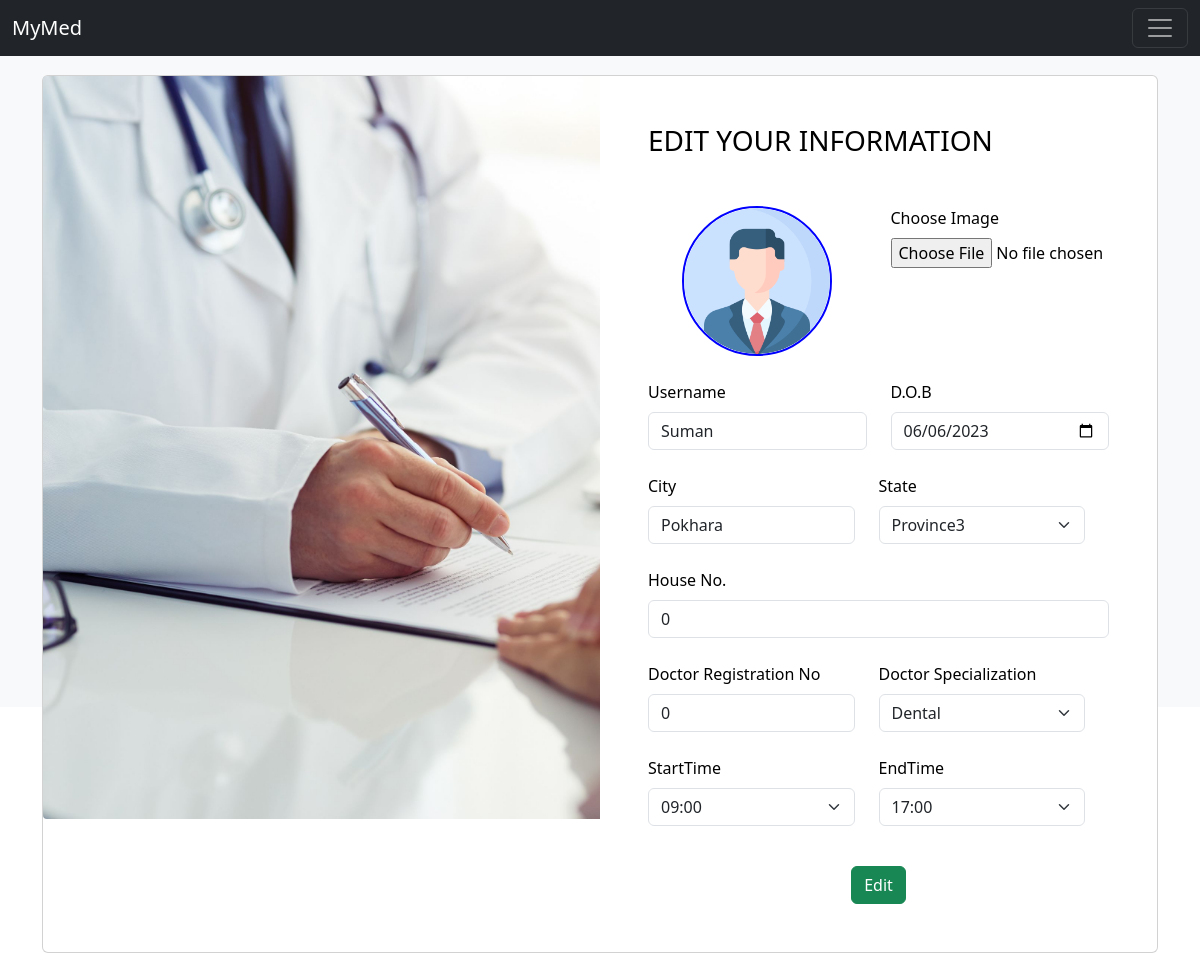
The page /Doctor/doctoredit.php (signed in) on the database its author committed.
### tables this page shows
CREATE TABLE `doctordetails` (
  `Did` int(11) NOT NULL,
  `LoginId` int(11) NOT NULL,
  `City` varchar(255) NOT NULL DEFAULT 'Pokhara',
  `State` varchar(255) NOT NULL DEFAULT 'Province3',
  `HouseNo` int(11) NOT NULL DEFAULT 0,
  `Registration` int(11) NOT NULL DEFAULT 0,
  `Specialization` varchar(255) NOT NULL DEFAULT 'General',
  `Mobile` bigint(11) NOT NULL DEFAULT 99999999,
  `ProfilePicture` varchar(255) NOT NULL DEFAULT 'PP1.png',
  `starttime` time NOT NULL DEFAULT '09:00:00',
  `endtime` time NOT NULL DEFAULT '17:00:00'
);

CREATE TABLE `logintable` (
  `LoginId` int(11) NOT NULL,
  `Username` varchar(50) NOT NULL,
  `Email` varchar(50) NOT NULL,
  `Password` varchar(255) NOT NULL,
  `D.O.B` date NOT NULL,
  `Gender` varchar(10) NOT NULL,
  `Role` varchar(10) NOT NULL,
  `AccountCreation` datetime NOT NULL DEFAULT current_timestamp(),
  `verificationcode` varchar(255) NOT NULL,
  `isverified` int(11) NOT NULL DEFAULT 0,
  `certificate` varchar(300) NOT NULL,
  `verifieddoctor` int(11) NOT NULL DEFAULT 0,
  `userdelete` int(11) NOT NULL DEFAULT 0
);

### Doctor/doctoredit.php (the view, shortened to what this page needs)
<?php
include '../bootstrap.php';
include 'docwelcome.php';
$Loginid = "";
if (isset($_SESSION['docid'])) {
  $Loginid = $_SESSION['docid'];
}
?>
<!DOCTYPE html>
<html lang="en">
<head>
</head>
<body>
  <?php
  $dob = "";
  $city = "";
  $state = "";
  $houseNo = "";
  $registration = "";
  $specialization = "";
  $profilePicture = "";
  require('../connection.php');
  $sql3 = "SELECT lt.Username, lt.`D.O.B`, dd.City, dd.State, dd.HouseNo, dd.Registration, dd.Specialization, dd.Mobile, dd.starttime,dd.endtime,dd.ProfilePicture
FROM logintable lt
JOIN doctordetails dd ON lt.LoginId = dd.LoginId
WHERE lt.LoginId = '$Loginid'";
  $result = mysqli_query($conn, $sql3);
  while ($row = mysqli_fetch_array($result)) {
    $username = $row['Username'];
    $dob = $row['D.O.B'];
    $city = $row['City'];
    $state = $row['State'];
    $houseNo = $row['HouseNo'];
    $registration = $row['Registration'];
    $specialization = $row['Specialization'];
    $profilePicture = "../profilepicture/" . $row['ProfilePicture'];
    $starttime = $row['starttime'];
    $endtime = $row['endtime'];
  }
  ?>
  <br>
  <form id="editForm" class="row g-3 mt-5" action="doctoreditcode.php" method="POST" enctype="multipart/form-data">
    <section class="h-100 bg-light custom-margin">
      <div class="container py-5 h-100">
        <div class="row d-flex justify-content-center align-items-center h-100">
          <div class="col pt-3">
            <div class="card card-registration my-4">
              <div class="row g-0">
                <div class="col-xl-6 d-none d-xl-block">
                  <img src="../profilepicture/test.jpg"
                    alt="Sample photo" class="img-fluid"
                    style="border-top-left-radius: .25rem; border-bottom-left-radius: .25rem;" />
                </div>
                <div class="col-xl-6">
                  <div class="card-body p-md-5 text-black">
                    <h3 class="mb-5 text-uppercase">Edit Your Information</h3>
                    <div class="row">
                      <div class="col-md-6 mb-4">
                        <div class="d-flex justify-content-center">
                          <div class="rounded-circle overflow-hidden"
                            style="width: 150px; height: 150px; border: 2px solid blue;">
                            <img id="profilePicture" src=<?= $profilePicture; ?> alt="Profile Picture"
                              class="img-fluid rounded-circle" style="object-fit: cover; width: 100%; height: 100%;"
                              value="<?php echo $profilePicture ?>">
                          </div>
                        </div>
                      </div>
                      <div class="col-md-6 mb-4">
                        <div class="form-outline">
                          <label for="chooseimg" class="form-label">Choose Image</label>
                          <input type="file" name="chooseimg" id="chooseimg">
                        </div>
                      </div>
                    </div>
                    <div class="row">
                      <div class="col-md-6 mb-4">
                        <div class="form-outline">
                          <label for="Username" class="form-label">Username</label>
                          <input type="text" class="form-control" name="username" id="Username"
                            value="<?php echo $username ?>">
                        </div>
                      </div>
                      <div class="col-md-6 mb-4">
                        <div class="form-outline">
                          <label for="date" class="form-label">D.O.B</label>
                          <input type="date" class="form-control" name="date" id="date" value="<?php echo $dob ?>">
                        </div>
                      </div>
                      <div class="row">
                        <div class="col-md-6 mb-4">
                          <div class="form-outline">
                            <label for="inputCity" class="form-label">City</label>
                            <input type="text" class="form-control" name="City" id="inputCity"
                              value="<?php echo $city ?>">
                          </div>
                        </div>
                        <div class="col-md-6 mb-4">
                          <div class="form-outline">
                            <label for="inputState" class="form-label">State</label>
                            <select name="state" id="inputState" class="form-select">
                              <option value="Province3" <?php if ($state == "Province3")
                                echo " selected"; ?>>Province3
                              </option>
                            </select>
                          </div>
                        </div>
                      </div>
                      <div class="form-outline mb-4">
                        <label for="inputhouse" class="form-label">House No.</label>
                        <input type="text" class="form-control" name="House" id="inputhouse"
                          value="<?php echo $houseNo ?>">
                      </div>
                      <div class="row">
                        <div class="col-md-6 mb-4">
                          <div class="form-outline">
                            <label for="Doctorreg" class="form-label">Doctor Registration No</label>
                            <input type="text" class="form-control" name="Registration" id="Doctorreg"
                              value="<?php echo $registration ?>">
                          </div>
                        </div>
                        <div class="col-md-6 mb-4">
                          <div class="form-outline">
                            <label for="Doctorreg" class="form-label">Doctor Specialization</label>
                            <select name="specialization" id="Doctorreg" class="form-select">
                              <option value="Dental" <?php if ($specialization == "Dental")
                                echo " selected"
                                ; ?>>Dental</option>
                            </select>
                          </div>
                        </div>
                      </div>
                      <div class="row">
                        <div class="col-md-6 mb-4">
                          <div class="form-outline">
                            <label for="starttime" class="form-label">StartTime</label>
                            <select name="starttime" id="starttime" class="form-select">
                              <?php
                              for ($i = 0; $i < 25; $i++) {
                                $hour = str_pad($i, 2, '0', STR_PAD_LEFT);
                                $optionValue = $hour . ':00:00';
                                $selected = ($starttime == $optionValue) ? 'selected' : '';
                                echo "<option value='$optionValue' $selected>$hour:00</option>";
                              }
                              ?>
                            </select>
                          </div>
                        </div>
                        <div class="col-md-6 mb-4">
                          <div class="form-outline">
                            <label for="endtime" class="form-label">EndTime</label>
                            <select name="endtime" id="endtime" class="form-select">
                              <?php
                              for ($i = 0; $i < 25; $i++) {
                                $hourend = str_pad($i, 2, '0', STR_PAD_LEFT);
                                $optionValueend = $hourend . ':00:00';
                                $selectedval = ($endtime == $optionValueend) ? 'selected' : '';
                                echo "<option value='$optionValueend' $selectedval>$hourend:00</option>";
                              }
                              ?>
                            </select>
                          </div>
                        </div>
                      </div>
                      <div class="d-flex justify-content-center pt-3">
                        <button type='button' class='btn btn-success editDoctorDetails' data-bs-toggle='modal'
                          data-bs-target='#editDoctorDetailsModal' data-sliderid=".$answer['sliderid'].">Edit</button>
                      </div>
                    </div>
                  </div>
                </div>
              </div>
            </div>
          </div>
        </div>
    </section>
  </form>
</body>
</html>

### Doctor/doctoredit.php (style rules this page uses)
.custom-margin { margin-top: -85px; }
.container { height: 90vh!important; }

### rows shown on the page
doctordetails: ProfilePicture (picture), username "Suman", date "06/06/2023", City "Pokhara", state "Province3", House "0", Registration "0", specialization "Dental"

### other values the page prints
form field starttime "09:00"
form field endtime "17:00"
